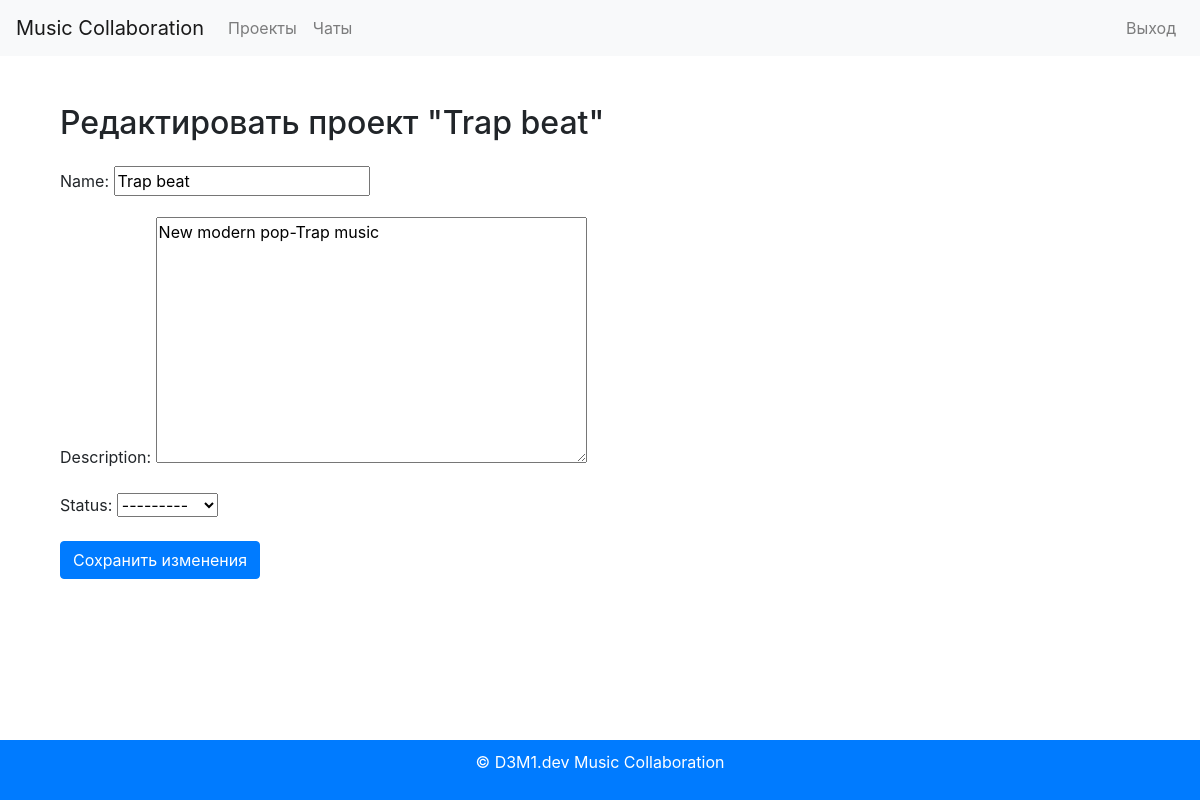
Page /projects/1/edit/ (signed in) on the committed database.
### projects/models.py (models this page shows, shortened)
class Project(models.Model):
    STATUS_CHOICES = [
        ('in_progress', 'В работе'),
        ('completed', 'Завершен'),
    ]
    id = models.AutoField(primary_key=True)
    name = models.CharField(max_length=255)
    description = models.TextField()
    owner = models.ForeignKey(User, on_delete=models.CASCADE)
    created_at = models.DateTimeField(auto_now_add=True)
    updated_at = models.DateTimeField(auto_now=True)
    status = models.CharField(max_length=50, choices=STATUS_CHOICES)

### projects/views.py (the view, shortened to what this page needs)
# urls.py: path('<int:pk>/edit/', ProjectEditView.as_view(), name='project_edit'),
@method_decorator(login_required, name='dispatch')
class ProjectEditView(View):
    def get(self, request, pk):
        project = get_object_or_404(Project, pk=pk)
        form = ProjectForm(instance=project)  # Создаем форму с текущими данными проекта
        return render(request, 'projects/project_edit.html', {'form': form, 'project': project})

### projects/forms.py
class ProjectForm(forms.ModelForm):
    class Meta:
        model = Project
        fields = ['name', 'description', 'status']

### projects/templates/projects/project_edit.html (shortened to what this page needs)
{% extends 'base.html' %}
{% block content %}
<div class="container mt-5">
    <h2>Редактировать проект "{{ project.name }}"</h2>
    <form method="post" class="mt-4">
        {{ form.as_p }}
        <button type="submit" class="btn btn-primary">Сохранить изменения</button>
    </form>
</div>
{% endblock %}

### static/css/styles.css (style rules this page uses)
body { font-family: Arial, sans-serif; margin: 0; padding: 0; }
.container { width: 80%; margin: auto; }

### rows in the picture
Project: name "Trap beat", description "New modern pop-Trap music", status "---------"
